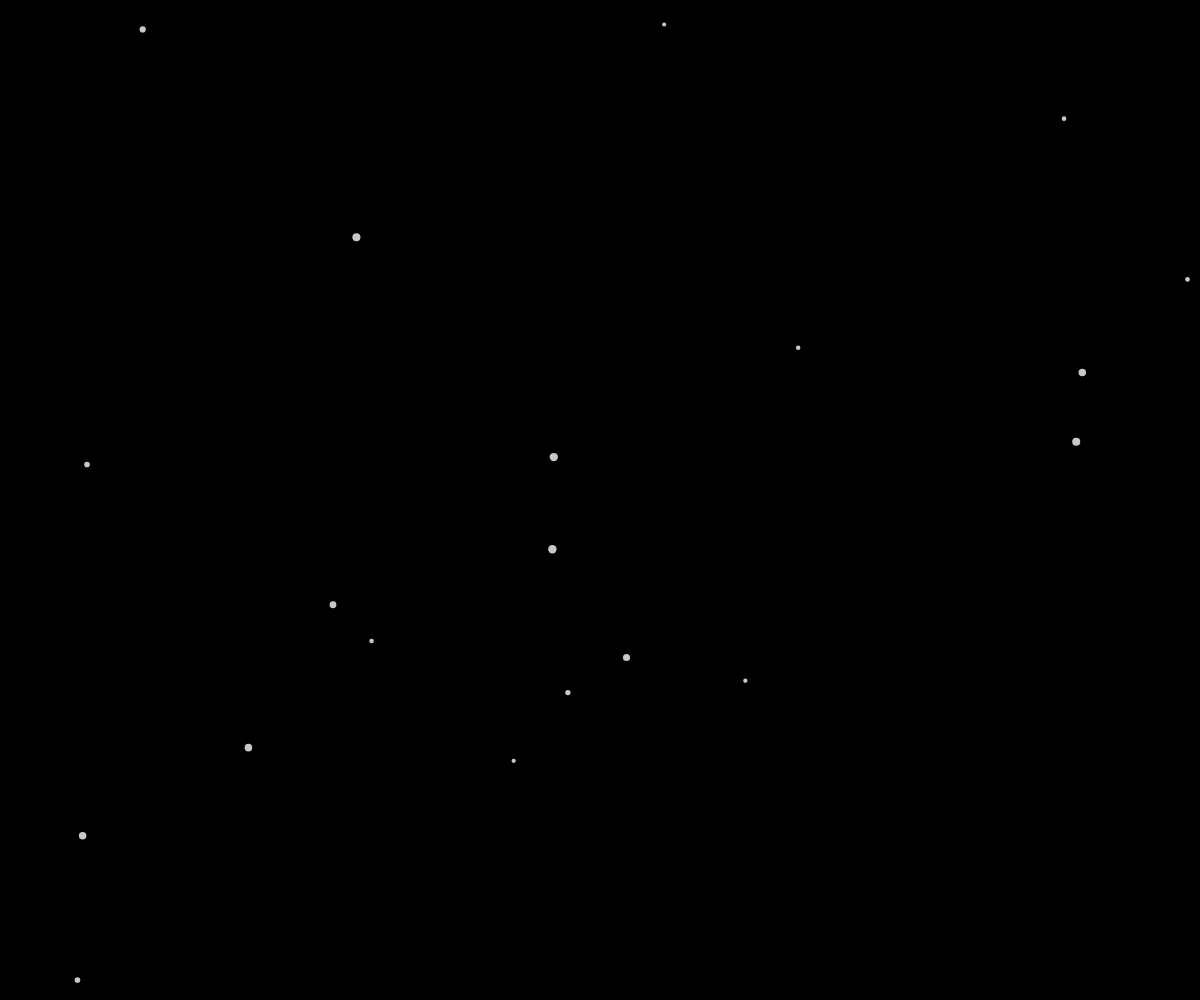
Frame 1 (no input)
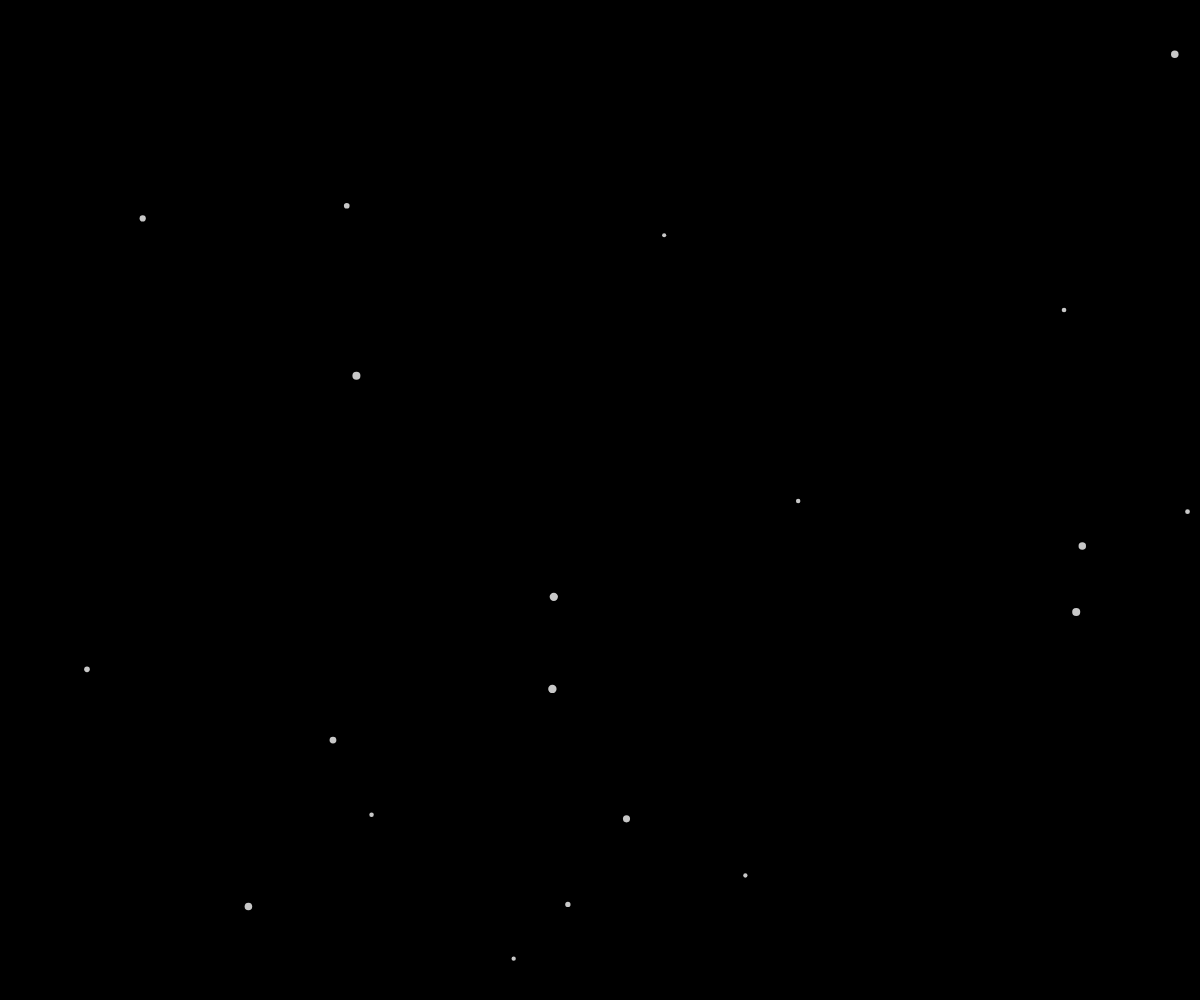
Frame 60 (no input)
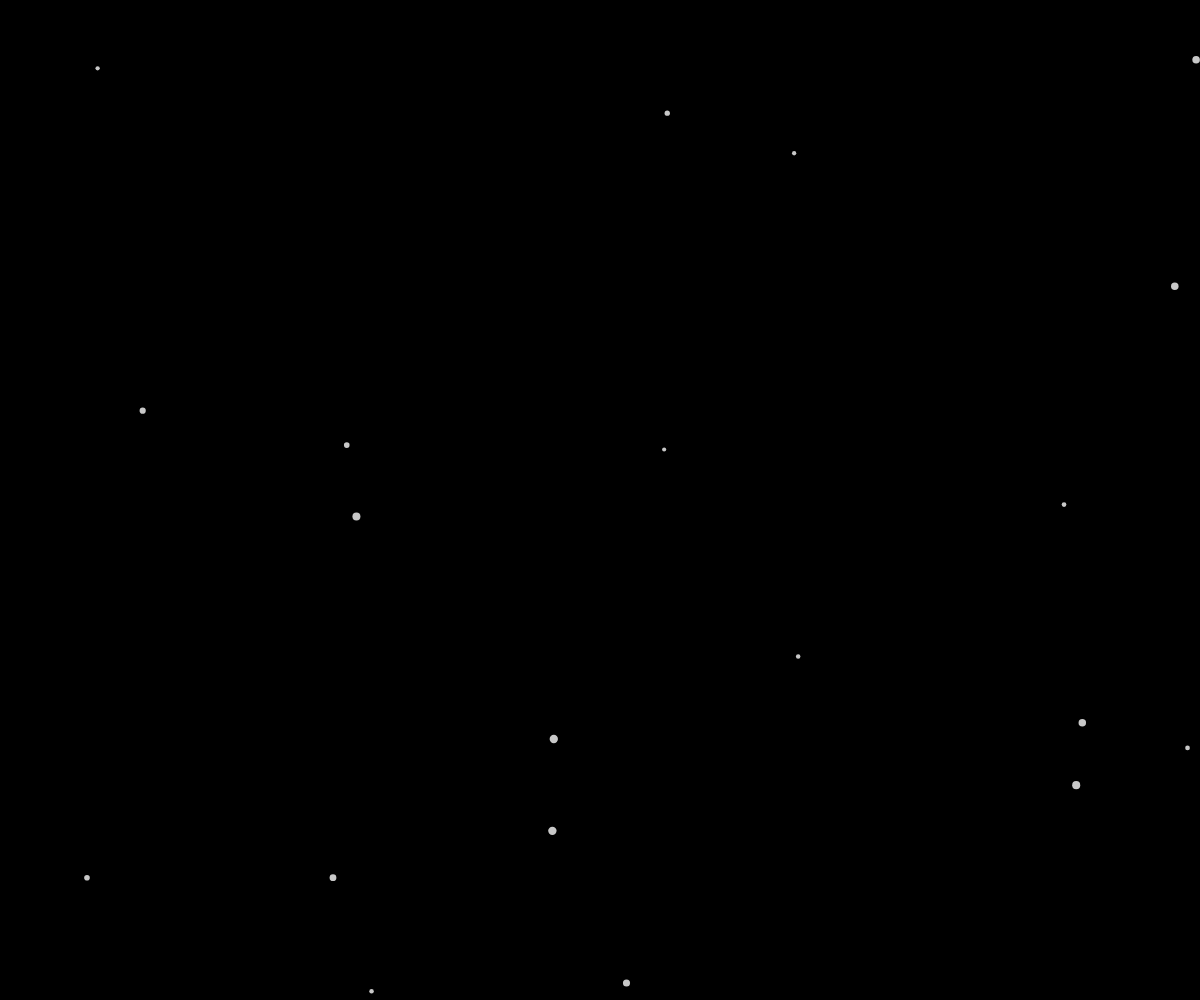
Frame 120 (the mouse pressed at the canvas centre since frame 60)

The p5.js sketch that drew these frames (run headless with seeded random() and noise() and a simulated clock; from frame 60 on, the mouse is pressed at the canvas centre):

// p5.js sketch
// ── sketch.js
let palline = [];

function setup() {
  createCanvas(windowWidth, windowHeight);
  for (let i = 0; i < 20; i++) {
    let diametro = random(4, 9);
    let pallinax = random(0, width);
    let pallinay = random(-diametro, height);
    let speed = random(2, 4); 
    palline.push({ x: pallinax, y: pallinay, diametro: diametro, speed: speed });
  }
}

function windowResized() {
  resizeCanvas(windowWidth, windowHeight);
}

function draw() {
  background(0);
  fill(200); 
  noStroke(); 
  
  for (let i = 0; i < palline.length; i++) {
    let p = palline[i];
    ellipse(p.x, p.y, p.diametro, p.diametro);
    p.y += p.speed; // Aggiorna la posizione y della pallina di neve

    // Se la pallina va fuori dalla finestra, riportala in cima
    if (p.y > height) {
      p.y = -p.diametro;
      p.x = random(0, width);
    }
  }
}

  
